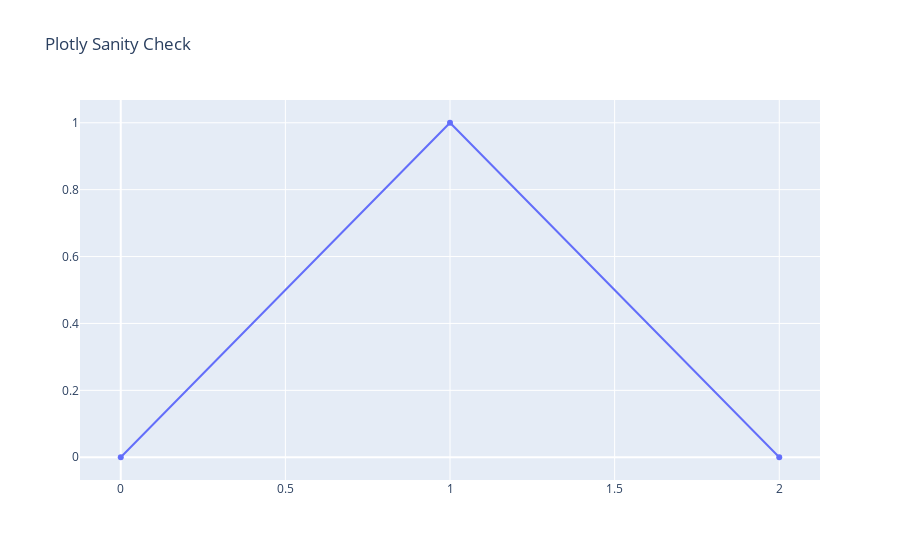

Write notebook code for a chart like this one.
### Code cell
# Sanity check plot
import plotly.graph_objects as go
fig__sanity = go.Figure(data=[go.Scatter(x=[0,1,2], y=[0,1,0], mode='lines+markers', name='sanity')])
fig__sanity.update_layout(title='Plotly Sanity Check')
fig__sanity.show()

### Figure 1 — Plotly figure (JSON) as saved in the notebook; plotly's stock layout.template omitted (floating-point values rounded to 4 significant figures)
{"data": [{"mode": "lines+markers", "name": "sanity", "type": "scatter", "x": [0, 1, 2], "y": [0, 1, 0]}], "layout": {"title": {"text": "Plotly Sanity Check"}}}
